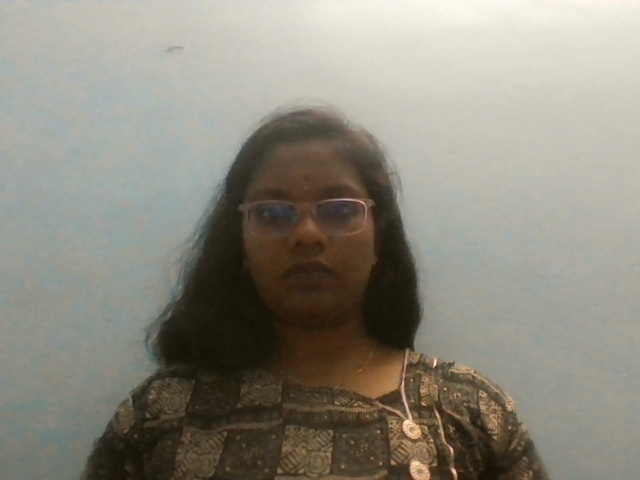
#> input picture dataset/Santha/0.jpg, 640 x 480 px, found by its file name; its folder holds only this picture in this run
$ python train_faces.py
#> lines starting #> are read from the running program, lines starting #| are printed output that depends on the picture
import cv2
import os
import numpy as np

dataset_path = "dataset"

faces = []
labels = []
label_map = {}

label_id = 0

for user in os.listdir(dataset_path):

    user_path = os.path.join(dataset_path, user)

    label_map[label_id] = user

    for img in os.listdir(user_path):

        img_path = os.path.join(user_path, img)

        image = cv2.imread(img_path, 0)
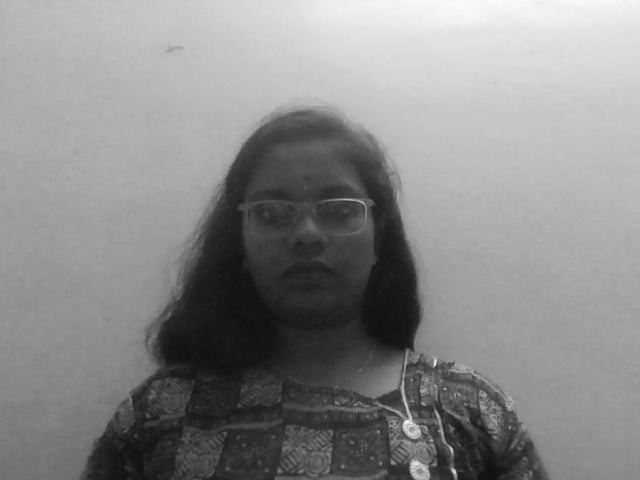
#> image: shape (480, 640); min 16, max 251, mean 137.8

        faces.append(image)

        labels.append(label_id)

    label_id += 1
#> pass 2 of the loop `for user in os.listdir(dataset_path):`:
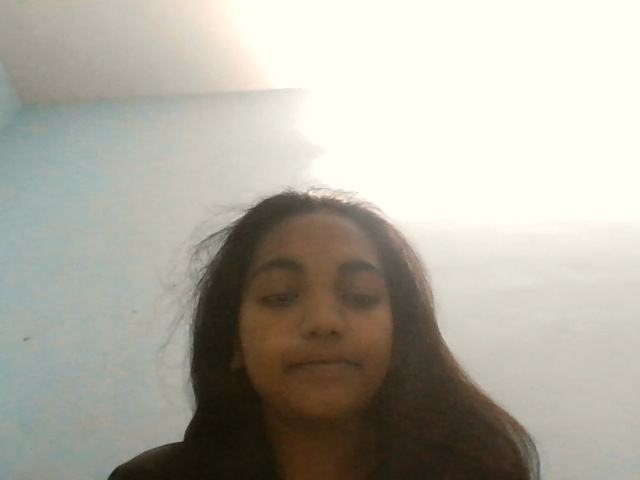
#> input picture dataset/Shalini/0.jpg, 640 x 480 px, found by its file name
#> `image = cv2.imread(img_path, 0)`:
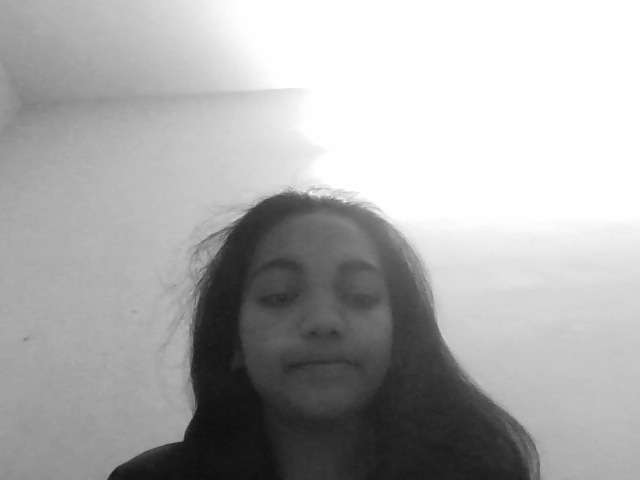
#> image: shape (480, 640); min 14, max 255, mean 172.5

recognizer = cv2.face.LBPHFaceRecognizer_create()

recognizer.train(faces, np.array(labels))

recognizer.save("face_model.yml")

print("Face model trained successfully")
